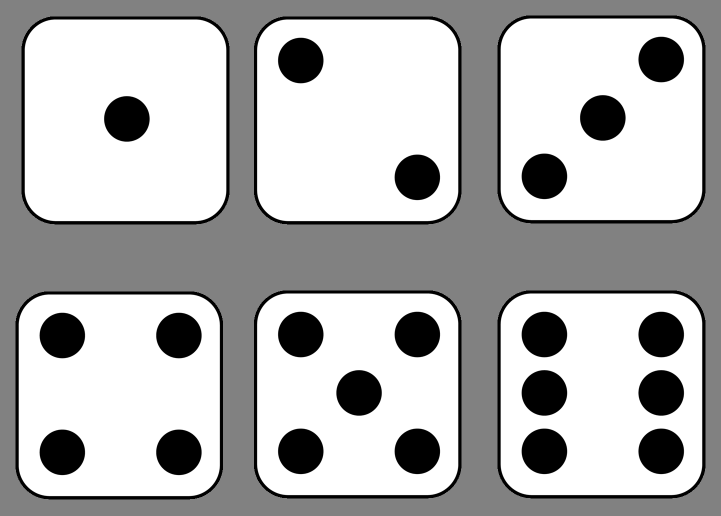
#> input picture dice.png, 1441 x 1031 px (shown at 1/2 size)
$ python dice_finder.py   (Python 2 division)   (older library calls are emulated)
#> lines starting #> are read from the running program, lines starting #| are printed output that depends on the picture; after the words box and inside, x2 and y2 are one past the last pixel; in counts of white or black regions, pixels touching at a corner belong together
import math
import cv2
import numpy as np
import glob
import matplotlib.pyplot as plt

img = cv2.imread('dice.png',-1)
#> img is the input picture: shape (1031, 1441, 4); mean B, G, R, A 181.4, 181.4, 181.4, 172.7
grey = cv2.cvtColor(img,cv2.COLOR_BGR2GRAY)
_, thresh = cv2.threshold(grey,127,255,0)
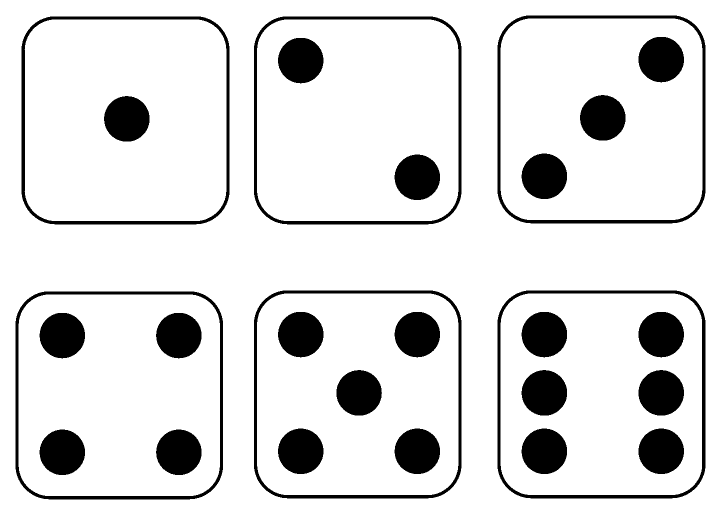
#> thresh: shape (1031, 1441) (shown at 1/2 size); 86.9% white; 27 black regions
plt.imshow(img)
#plt.imshow(thresh)
plt.show()
im2, contours, hier = cv2.findContours(thresh,cv2.RETR_TREE,cv2.CHAIN_APPROX_SIMPLE)
#> contours = 34 contours; largest, box (x1, y1, x2, y2) and area: (0, 0, 1441, 1031) 1483200, (994, 580, 1412, 998) 169801, (42, 32, 460, 450) 169801, (994, 30, 1412, 448) 169801, (30, 582, 447, 1000) 169408
plt.imshow(im2)
plt.show()
boxes = [ cv2.boundingRect(c) for c in contours]
#> boxes = 34 items, first 6: (0, 0, 1441, 1031), (30, 582, 417, 418), (37, 589, 403, 403), (311, 858, 93, 93), (78, 858, 93, 93), (311, 625, 93, 93)
dice = [b for b in boxes if b[2] * b[3] > 9000 and b[2]*b[3] < 200000]
#> dice = [(30, 582, 417, 418), (37, 589, 403, 403), (994, 580, 418, 418), (1001, 587, 403, 403), (507, 580, 417, 418), (514, 587, 403, 403), (507, 32, 417, 418), (514, 39, 403, 403), (42, 32, 418, 418), (49, 39, 404, 403), (994, 30, 418, 418), (1001, 37, 404, 403)]
dice = dice[::2]
#> dice = [(30, 582, 417, 418), (994, 580, 418, 418), (507, 580, 417, 418), (507, 32, 417, 418), (42, 32, 418, 418), (994, 30, 418, 418)]
print len(dice)
#| 6
#create a dictionary and then add the numerical value of the die to the corresponding np array index.
count = 1;
dice_dict = {}
for i  in range(0,len(dice)):
    dice_dict[dice[i]] = -1
#> this loop made 6 passes
#> after the loop, dice_dict = {(30, 582, 417, 418): -1, (994, 580, 418, 418): -1, (507, 580, 417, 418): -1, (507, 32, 417, 418): -1, (42, 32, 418, 418): -1, (994, 30, 418, 418): -1}
font  = cv2.FONT_HERSHEY_SIMPLEX
def center(die):
    return ( (die[0] + die[2] / 2) , (die[1] + die[3] / 2))
def getDots(window):
    bw_window = cv2.cvtColor(window,cv2.COLOR_BGR2GRAY)
    _,th = cv2.threshold(bw_window,127,255,0)
    temp_im,conts,_ = cv2.findContours(th,cv2.RETR_TREE,cv2.CHAIN_APPROX_SIMPLE)
    dots = [ cv2.boundingRect(c) for c in conts]
    dots = [ d for d in dots if d[2] * d[3] < 12000]
    for x1,y1,w1,h1 in dots:
        cv2.rectangle(window,(x1,y1),(x1+w1,y1+h1),(0,255,255),3)
    #plt.imshow(window)
    #print "number of dots ",len(dots)
    #plt.show()
    return len(dots)

for x, y, w, h in dice:
    window = img[y+30:y+h-30, x+30:x+w-30, :]
    cv2.rectangle(img, (x,y),(x+w, y+h), (0, 255, 0), 5)
    dice_dict[(x,y,w,h)] = getDots(window)
    cv2.putText(img,str(dice_dict[(x,y,w,h)]),(x , y),font,2,(255,0,0),5,cv2.LINE_AA)
#> this loop made 6 passes
#> (x, y, w) on passes 1 to 3: (30, 582, 417), (994, 580, 418), (507, 580, 417)
#> (x, y, w, dots in getDots) on passes 4 to 6: (507, 32, 417, [(251, 246, 93, 93), (18, 13, 93, 93)]), (42, 32, 418, [(135, 129, 93, 93)]), (994, 30, 418, [(18, 246, 93, 93), (135, 129, 93, 93), (252, 13, 93, 93)])
#> pass 1, in getDots, `_,th = cv2.threshold(bw_window,127,255,0)`:
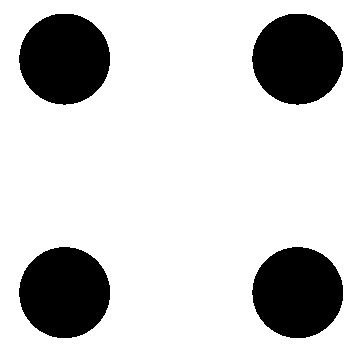
#> th: shape (358, 357); 79.7% white; 4 black regions, box (x1, y1, x2, y2) and area: (19, 247, 110, 338) 6494, (252, 247, 343, 338) 6490, (252, 14, 343, 105) 6487, (19, 14, 110, 105) 6482
#> pass 2, `window = img[y+30:y+h-30, x+30:x+w-30, :]`:
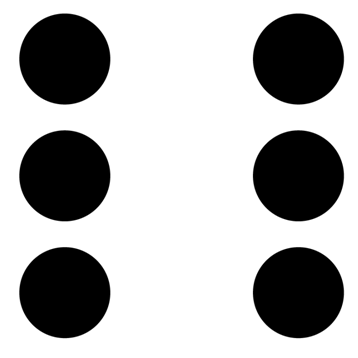
#> window: shape (358, 358, 4); mean B, G, R, A 177.4, 177.4, 177.4, 255
#> after the loop:
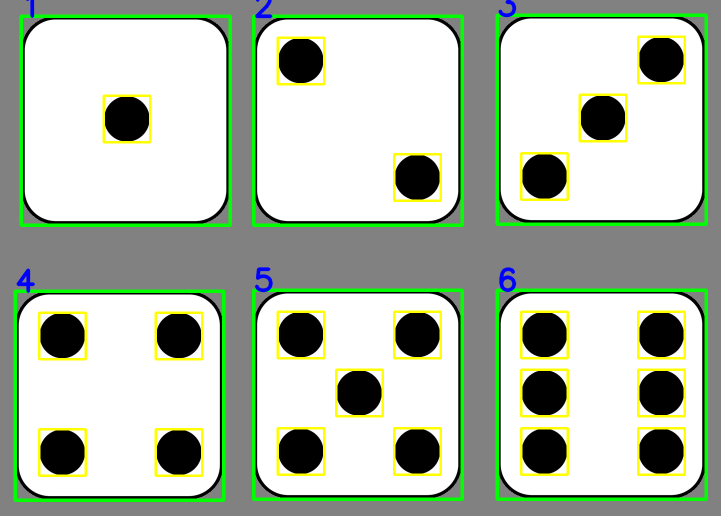
#> img: shape (1031, 1441, 4) (shown at 1/2 size); 7.57% of pixels changed, all inside (x1, y1, x2, y2) = (27, 0, 1416, 1004)
#> after the loop:
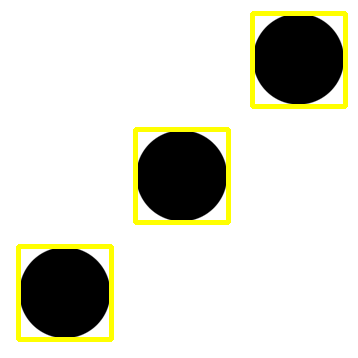
#> window: shape (358, 358, 4); mean B, G, R, A 205.7, 216.8, 216.8, 244
#> after the loop, dice_dict = {(30, 582, 417, 418): 4, (994, 580, 418, 418): 6, (507, 580, 417, 418): 5, (507, 32, 417, 418): 2, (42, 32, 418, 418): 1, (994, 30, 418, 418): 3}

print dice_dict
#| {(30, 582, 417, 418): 4, (994, 580, 418, 418): 6, (507, 580, 417, 418): 5, (507, 32, 417, 418): 2, (42, 32, 418, 418): 1, (994, 30, 418, 418): 3}
path_centers = [] #holds the center points for where the points I want to draw`

for i in range(0,6):
    for j in range (i+1,6):
        if(dice_dict[dice[i]] + dice_dict[dice[j]] == 7 or dice_dict[dice[i]] + dice_dict[dice[j]] == 11):
            path_centers.append(( center(dice[i]) , center(dice[j])))
#> after the loop, path_centers = [((238, 791), (1203, 239)), ((1203, 789), (715, 789)), ((1203, 789), (251, 241)), ((715, 789), (715, 241))]
            #path_centers.append( ( (dice[i][0] + dice[i][2] / 2, dice[i][1] + dice[i][3] / 2)  , (dice[j][0] + dice[j][2] / 2, dice[j][1] + dice[j][3] / 2)))
print len(path_centers),path_centers
#| 4 [((238, 791), (1203, 239)), ((1203, 789), (715, 789)), ((1203, 789), (251, 241)), ((715, 789), (715, 241))]
min = 0

def dist(pt):
    return math.sqrt((pt[1][0] - pt[0][0] )**2 + (pt[1][1] - pt[0][1])**2)

for i in range(1,len(path_centers)):
    if(dist(path_centers[i]) < dist(path_centers[min])):
        min = i
#> this loop made 3 passes
#> min on pass 1: 1
#> after the loop, min = 1
for i in range(0,len(path_centers)):
    if i == min:
        cv2.line(img,path_centers[i][0],path_centers[i][1],(255,0,255),8)
    else:
        cv2.line(img,path_centers[i][0],path_centers[i][1],(0,0,255),2)
#> this loop made 4 passes
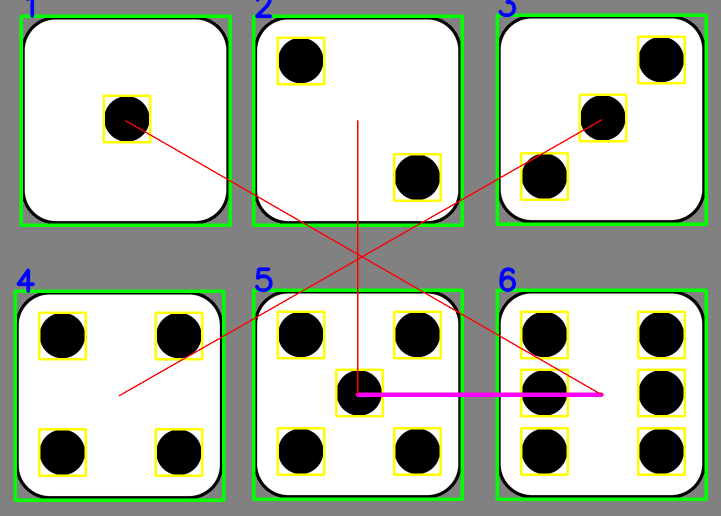
#> img: shape (1031, 1441, 4) (shown at 1/2 size); 0.81% of pixels changed, all inside (x1, y1, x2, y2) = (237, 238, 1208, 794)


plt.imshow(img)
plt.imshow(cv2.cvtColor(img, cv2.COLOR_BGR2RGB))
plt.show()
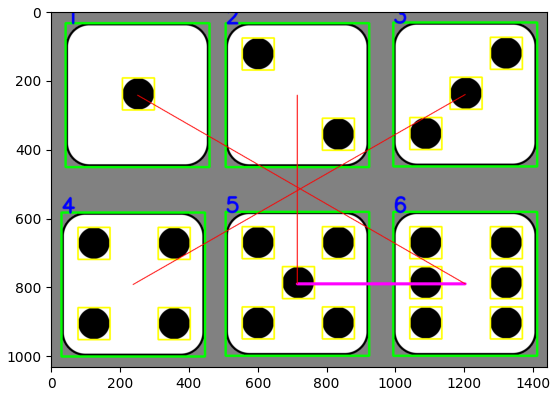
#> figure drawn by matplotlib, 1 panel; B, G, R data is drawn as R, G, B
